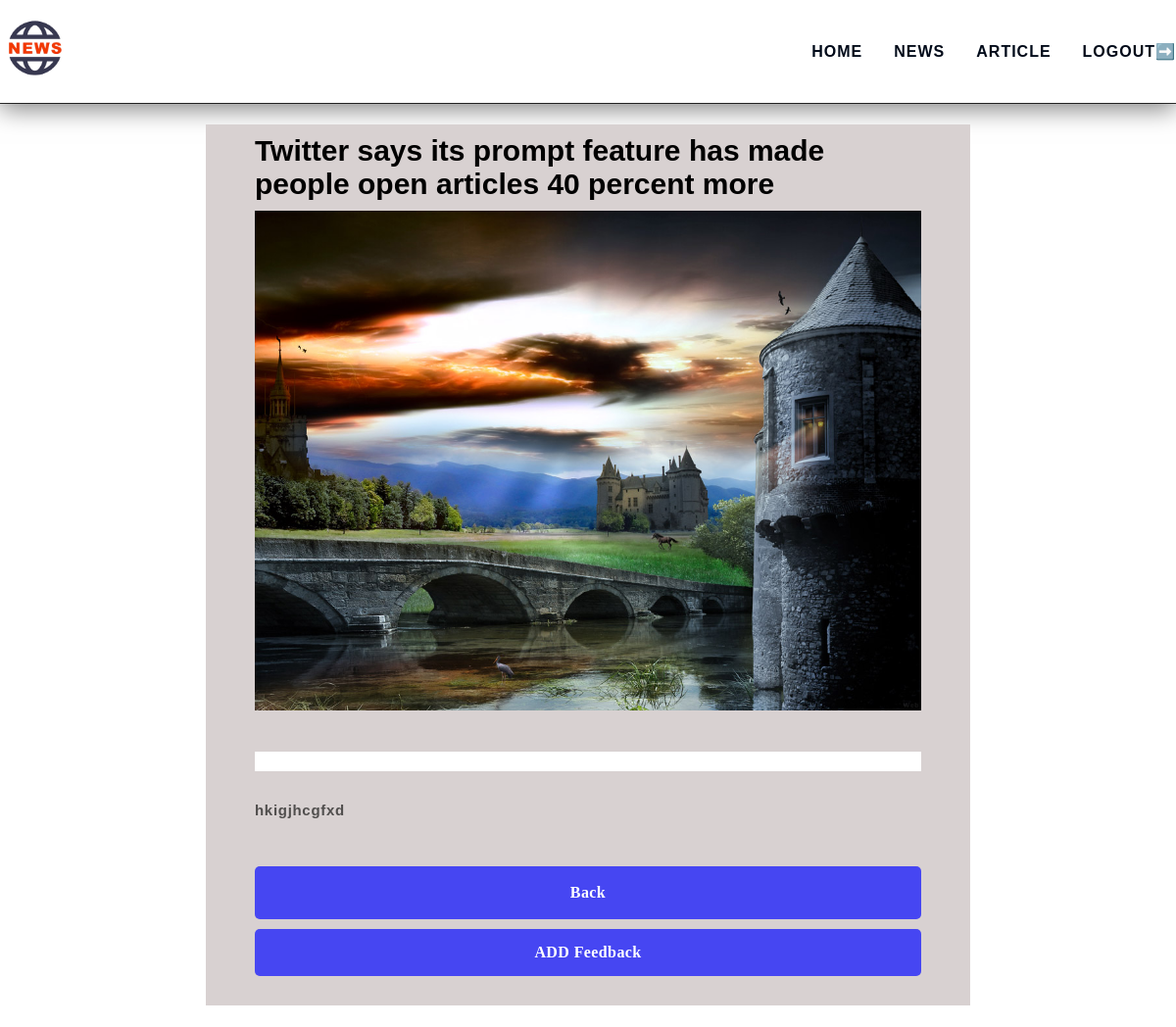
The app's page /article01.php?id=53 (signed in) with its own data.
### tables this page shows
CREATE TABLE IF NOT EXISTS `aricle` (
  `id` int NOT NULL AUTO_INCREMENT,
  `title` varchar(222) NOT NULL,
  `desciption` text NOT NULL,
  `image` varchar(222) NOT NULL,
  `category` varchar(222) NOT NULL,
  `date` timestamp NOT NULL DEFAULT CURRENT_TIMESTAMP,
  `postedby` varchar(222) NOT NULL,
  PRIMARY KEY (`id`)
);

### article01.php (the view, shortened to what this page needs)
<?php
include("header.php");
include("connection.php");
$id = $_GET['id'];
?>
<!DOCTYPE html>
<html lang="en">
<head>
    <link rel="stylesheet" href="./css/style.css">
</head>
<body>
    <br>
    <br>
    <main>
        <div class="main-headin-news-div">
            <?php
            $q = "select * from aricle where id = '$id'";
            $sql = mysqli_query($conn, $q);
            $row = mysqli_fetch_array($sql);
            echo '
<div class="div-main">
                <h1 class="h1-div">' . $row['title'] . '
                </h1>
                <img src="./imgaes/' . $row['image'] . '" alt="/" width="100%" ><br><br>
                <div class="div-class">
                       </div>
                <p class="main-para">
                    ' . $row['desciption'] . '
                </p><br><br>
                <a href="articles.php" class="manage-btn">Back</a>'
            ?>
            <button class="manage-btn showModel">ADD Feedback</button>
        </div>
        </div>
    </main><br><br>
</body>
</html>

### css/style.css (style rules this page uses)
* { margin: 0; padding: 0; box-sizing: border-box; font-family: "urbaniest", sans-serif; }
html { font-size: 62.5%; }
body,html { overflow-x: hidden; }
p, li, a { font-family: "urbaniest" sans-serif; font-size: 1.7rem; letter-spacing: 0.1rem; font-weight: 450; color: var(--para-color); line-height: 1.5; }
a { text-decoration: none; }
:root { --main-color: #0062ff; --supporting-color: #ebf3fe; --font-color: #424242; --bg-color: #ffffff; --heading-color: #000a19; --para-color: #504e4d; --hero-heading-color: #003b99; --white-color: #ffffff; --test: #070101; --btn-hover-bg-color: #003b99; --btn-box-shadow: rgba(100, 100, 111, 0.2) 0px 7px 29px 0px; }

### header.php (style rules this page uses)
* { margin: 0; padding: 0; box-sizing: border-box; font-family: "urbaniest", sans-serif; }
html { font-size: 62.5%; scroll-behavior: smooth; }
a { text-decoration: none; }

### article01.php (style rules this page uses)
.div-main { width: 65vw; padding: 10px 50px; background-color: rgb(216, 209, 209); padding-bottom: 30px; display: flex; flex-direction: column; gap: 10px; }
.main-para { font-weight: 700; letter-spacing: 0.7px; font-size: 15px; line-height: 2; }
.manage-btn { background-color: rgb(70, 70, 242); padding: 15px; color: white; border-radius: 5px; font-size: medium; font-weight: 700; letter-spacing: 0.4px; text-decoration: none; font-family: urbaniest sans-serif; align-items: center; justify-content: center; border: 0px; text-align: center; }
.div-class { display: flex; background-color: white; padding: 10px; margin-bottom: 15px; }
.h1-div { font-size: 3rem; font-weight: 800; }
.main-headin-news-div { display: flex; justify-content: center; }

### records on screen
aricle: title "Twitter says its prompt feature has made people open articles 40 percent more", image (picture), desciption "hkigjhcgfxd"
